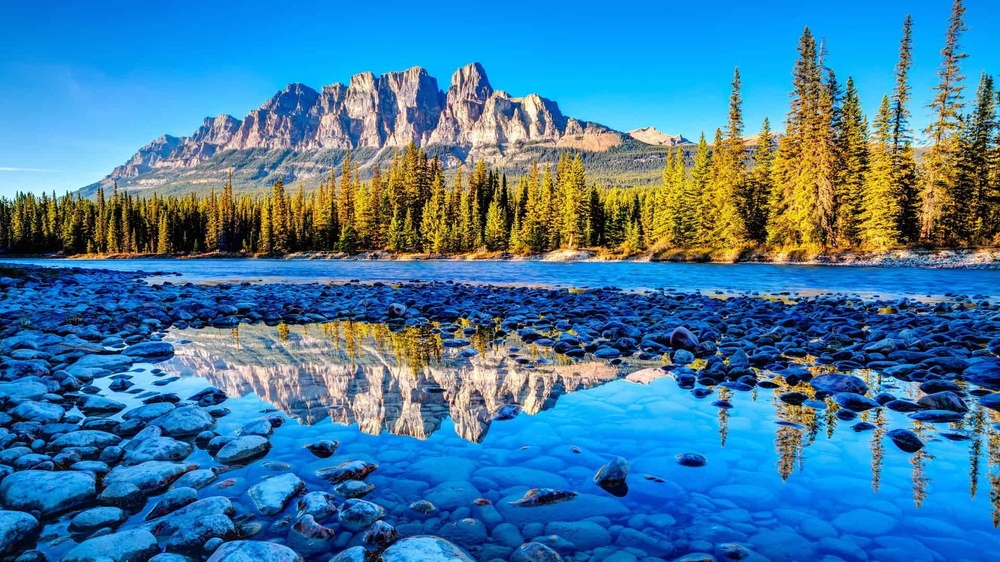
%> input picture basic operations/display_img.jpeg, 1000 x 562 px, shrunk from 1920 x 1080 before the run
$ octave basic_operations.m   (GNU Octave 9; MATLAB toolbox functions it lacks are replaced by stand-ins)
%> lines starting %> are read from the running program, lines starting %| are printed output that depends on the picture; in (x1, y1, x2, y2) boxes, pixels count from 0 and x2, y2 are one past the last pixel; in counts of white or black regions, pixels touching at a corner belong together; the program's own positions count from 1
% Fundamental Operations for Image Processing in MATLAB
% Name   : Akshay (BT23ECE050)
% Branch : ECE 3rd Year
% Aim    : To perform basic image processing operations in MATLAB
% Date   : 14-01-2026

clc;            % Clears command window
clear;          % Clears workspace variables
close all;      % Closes all figure windows

% 1. Generate an 8x8 random matrix (0 to 255)
B = randi([0 255], 8, 8);
display(B);

% 2. Read and display original image
I = imread("display_img.jpeg");   % Make sure image is in same folder
%> I is the input picture: size 562x1000x3 uint8; mean R, G, B 63.8, 122.4, 161.3
figure;
imshow(I);
title('Original RGB Image');

% 3. Convert RGB image to Grayscale
Ig = rgb2gray(I);
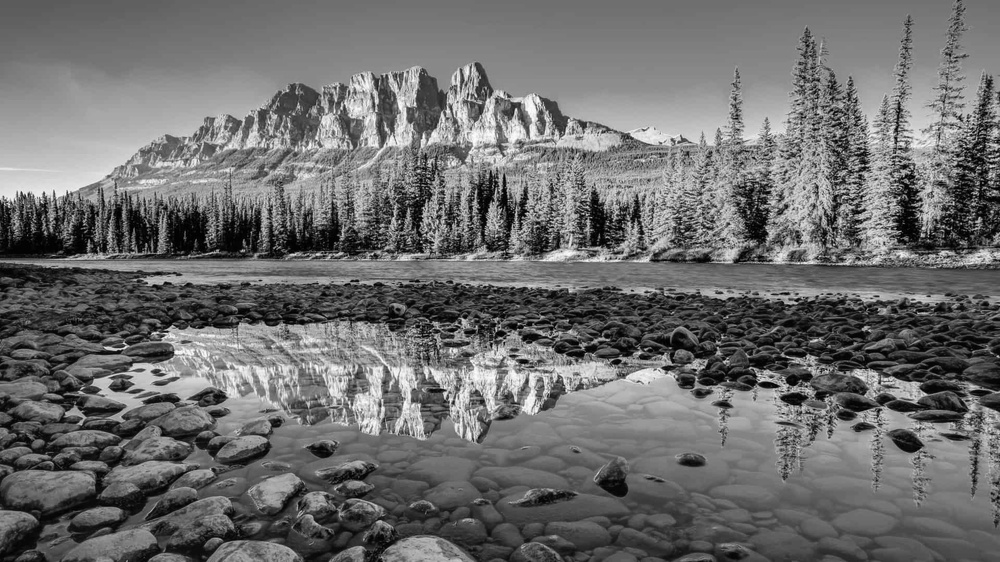
%> Ig: size 562x1000 uint8; min 0, max 253, mean 109.3
figure;
imshow(Ig);
title('Grayscale Image');

% 4. Extract Red Channel Only
I_red = I;          % Copy original image
I_red(:,:,2) = 0;  % Remove Green channel
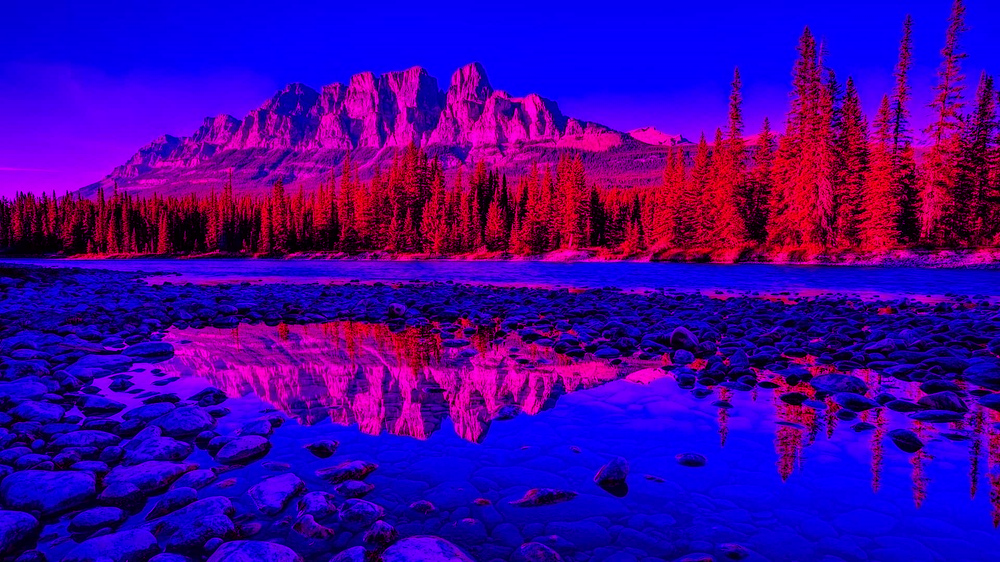
%> I_red: size 562x1000x3 uint8; mean R, G, B 63.8, 0, 161.3
I_red(:,:,3) = 0;  % Remove Blue channel
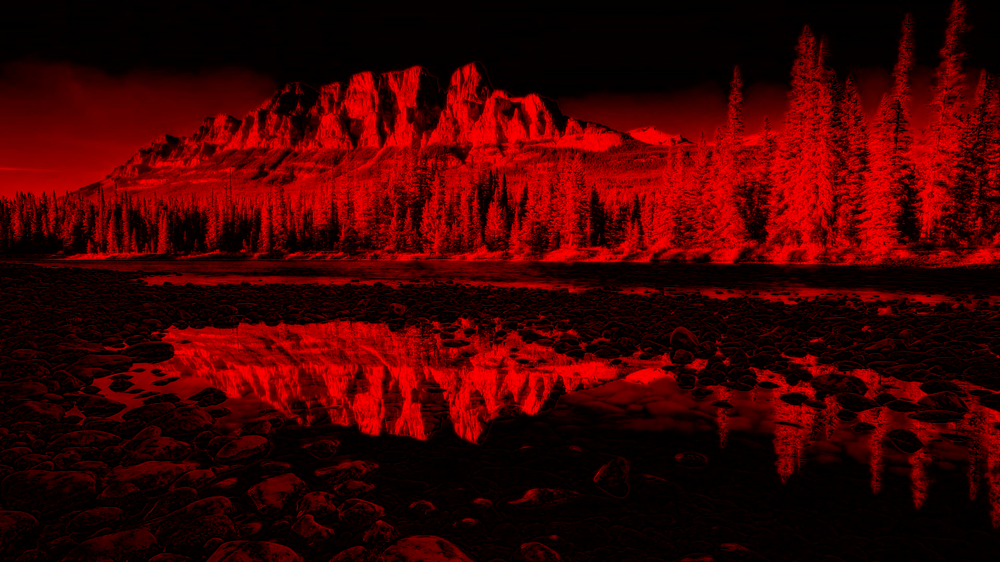
%> I_red: size 562x1000x3 uint8; mean R, G, B 63.8, 0, 0

figure;
imshow(I_red);
title('Red Channel Image');

% 5. Convert Grayscale to Black & White using Threshold
Ib = Ig > 100;      % Thresholding operation
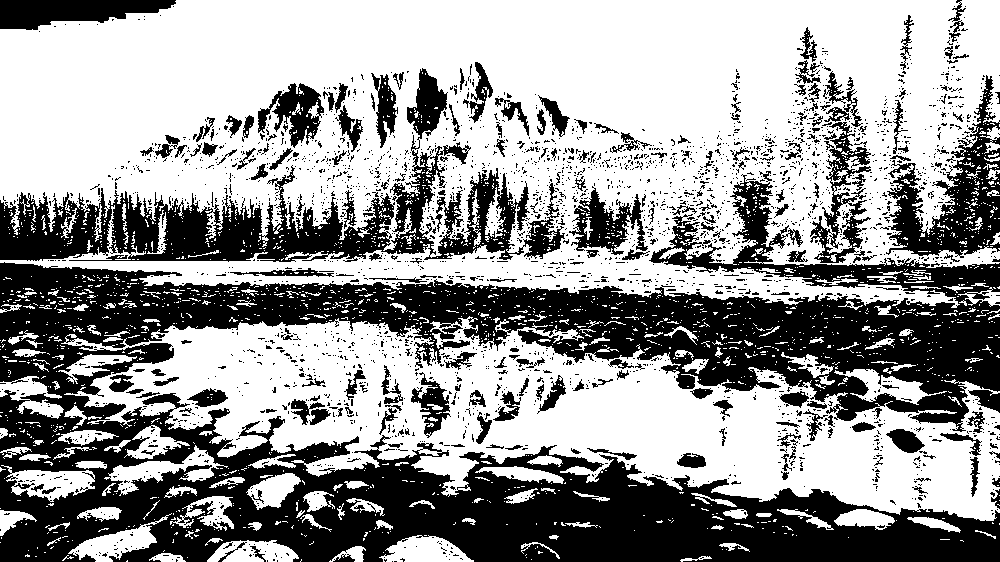
%> Ib: size 562x1000 logical; 59.8% white; 2840 black regions (2612 under 20 px), largest, box (x1, y1, x2, y2) and area: (0, 174, 1000, 562) 151728, (0, 68, 565, 262) 25933, (886, 75, 1000, 258) 7787

figure;
imshow(Ib);
title('Black & White');
